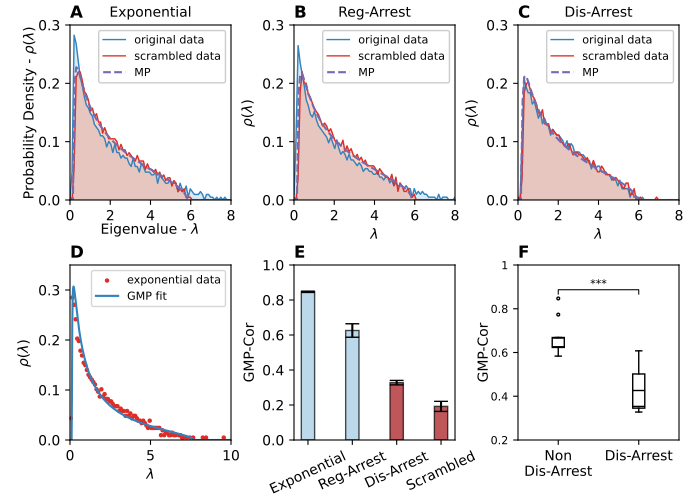

Recreate this plot in Python.
import src.analysis_functions as af
import src.data_functions as df
import matplotlib.pyplot as plt
from figure_functions import PanelFigure
import numpy as np
import pandas as pd
from scipy import stats
from scipy.stats import ttest_ind
from scipy.stats import t
import os
import importlib
from collections import OrderedDict

importlib.reload(af)
importlib.reload(df)
# ------------------------------------------------------------------
# BUILD FIGURE
# ------------------------------------------------------------------
def get_data_for_plot(path, norm=True, log=False, norm_method='sum', norm_sum=1):
    # get annotated matrix from file
    amat = df.read_from_csv(path)
    # calculate the eigenvalues and plot:
    m = amat.get_filtered_matrix().m
    pcs, pcs1 = af.get_eig_dist(m, norm=norm, log=log, norm_method=norm_method, norm_sum=norm_sum)
    return pcs, pcs1, m.shape[0]


def plot_eigvals(ax, pcs, pcs1, N, x_max, y_max, n_bins, x_label=True, y_label=True):
    # plot the eigenvalue distribution of the normalized filtered matrix
    # define limits and bin number
    P = len(pcs)
    scale = 1  # scale factor for the Marchenko-Pastur distribution
    edges = np.linspace(-0.1, x_max, num=n_bins)

    # remove zeros in pcs and pcs1
    # if alpha>1 adjust the scale factor to match theoretical results
    if P / N > 1:
        scale = N / P
        pcs = pcs[pcs != 0]
        pcs1 = pcs1[pcs1 != 0]

    # first plot
    counts, bins = np.histogram(pcs, bins=edges, density=True)
    ax.plot(bins[1:], scale * counts, color='#3182bd', linewidth=1, label='original data')
    ax.fill_between(bins[1:], scale * counts, 0, color='#9ecae1', alpha=.4)
    # second plot
    counts, bins = np.histogram(pcs1, bins=edges, density=True)
    ax.plot(bins[1:], scale * counts, color='#de2d26', linewidth=1, label='scrambled data')
    ax.fill_between(bins[1:], scale * counts, 0, color='#fc9272', alpha=.4)
    # plot analytical Marchenko-Pastur distribution
    x = np.linspace(-0.1, x_max, 100)
    y = [af.mp_distribution(val, P / N) for val in x]
    ax.plot(x, y, color='#756bb1', linestyle='dashed', label='MP')
    # labels and limits
    if x_label:
        ax.set_xlabel("$\lambda$", fontsize=fsize)
    if y_label:
        ax.set_ylabel(r"$\rho(\lambda)$", fontsize=fsize)
    ax.set_ylim(0, y_max)
    ax.set_xlim(0, x_max)
    # set x_ticks with difference of 2
    ax.set_xticks(np.arange(0, (x_max // 2) * 2 + 2, 2))
    # set y_ticks with difference of 0.1
    ax.set_yticks(np.arange(0, (y_max // 0.1) * 0.1 + 0.1, 0.1))
    ax.legend(facecolor='white', framealpha=1, fontsize=fsize-2, loc='upper right')
    # set the font size of the ticks
    ax.tick_params(axis='both', which='major', labelsize=fsize)


def format_p(p):
    if p < 0.0001:
        return '****'
    elif p < 0.001:
        return '***'
    elif p < 0.01:
        return '**'
    elif p < 0.05:
        return '*'
    else:
        return 'NS'

def panel_A(ax):
    nbins = 81
    x_max = 8
    y_max = 0.3
    norm = True
    log = False
    norm_method = 'sum'
    norm_sum = 1
    plt.rcParams.update({'font.size': fsize})
    file_name = ('sample_2b_filtered.csv')
    path = os.path.join(root_dir, 'data_for_paper', file_name)
    pcs, pcs1, N = get_data_for_plot(path, norm=norm, log=log, norm_method=norm_method, norm_sum=norm_sum)
    ax.set_title('Exponential', fontsize=fsize)
    plot_eigvals(ax, pcs, pcs1, N, x_max, y_max, nbins)
    ax.set_xlabel(r"Eigenvalue - $\lambda$", fontsize=fsize, labelpad=0)
    ax.set_ylabel(r"Probability Density - $\rho(\lambda)$", fontsize=fsize, labelpad=0)


def panel_B(ax):
    nbins = 81
    x_max = 8
    y_max = 0.3
    norm = True
    log = False
    norm_method = 'sum'
    norm_sum = 1
    plt.rcParams.update({'font.size': fsize})
    file_name = ('sample_15b_filtered.csv')
    path = os.path.join(root_dir, 'data_for_paper', file_name)
    pcs, pcs1, N = get_data_for_plot(path, norm=norm, log=log, norm_method=norm_method, norm_sum=norm_sum)
    ax.set_title('Reg-Arrest', fontsize=fsize)
    plot_eigvals(ax, pcs, pcs1, N, x_max, y_max, nbins)


def panel_C(ax):
    nbins = 81
    x_max = 8
    y_max = 0.3
    norm = True
    log = False
    norm_method = 'sum'
    norm_sum = 1
    plt.rcParams.update({'font.size': fsize})
    file_name = ('sample_15a_filtered.csv')
    path = os.path.join(root_dir, 'data_for_paper', file_name)
    pcs, pcs1, N = get_data_for_plot(path, norm=norm, log=log, norm_method=norm_method, norm_sum=norm_sum)
    ax.set_title('Dis-Arrest', fontsize=fsize)
    plot_eigvals(ax, pcs, pcs1, N, x_max, y_max, nbins)


def panel_D(ax):
    # set theme
    plt.style.use('default')
    # plot data with model fit:
    # load data
    fit_path = os.path.join(root_dir, 'model fit', 'fit_sample_2b.txt')
    data_path = os.path.join(root_dir, 'model fit', 'pc_data', 'sample_2b_filtered.csv')
    # get fit data
    fit_data = pd.read_csv(fit_path, sep='\t', header=None)
    # get data
    data = pd.read_csv(data_path)
    # remove zeros
    data = data[data['Y'] > 0]
    fit_data = fit_data[fit_data[0] > 0]
    # plot data and fit
    ax.scatter(data['X'], data['Y'], s=5, color='#de2d26', label='exponential data')
    ax.plot(fit_data[1], fit_data[0], color='#3182bd', label='GMP fit', linewidth=1.5)
    ax.set_xlabel('$\lambda$', fontsize=fsize)
    ax.set_ylabel(r'$\rho(\lambda)$', fontsize=fsize)
    ax.set_xlim(0, 10)
    ax.set_ylim(0, 0.35)
    # axis ticks
    ax.set_yticks(np.arange(0, 0.4, 0.1))
    # set tick fontsize
    ax.tick_params(axis='both', which='major', labelsize=fsize)
    ax.legend(fontsize=fsize-2, loc='upper right')


def panel_E(ax):
    # Create bar plot graph from model fit:
    # load data
    dataset_values = os.path.join(root_dir, 'scripts', 'figures', 'figure3', 'dataset_summary_no_plasmid_genes.csv')
    scrambled_values = os.path.join(root_dir, 'scripts', 'figures', 'figure3', 'scrambled_GMPcor.csv')
    # read data
    data = pd.read_csv(dataset_values)
    scrambled = pd.read_csv(scrambled_values)
    samples = {'sample_2b', 'sample_15b', 'sample_15a'}
    labels = {'sample_2b': 'Exponential','sample_13b': 'Reg-Arrest', 'sample_15b': 'Reg-Arrest','sample_13a': 'Dis-Arrest', 'sample_15a': 'Dis-Arrest'}
    colors = ["#9ecae1", "#9ecae1", "#a50f15","#a50f15"]
    # get data for the samples
    data = data[data['sample'].isin(samples)]
    # sort data
    data = data.sort_values('sigma fit', ascending=False)
    sigma_dict = {'Exponential': [], 'Reg-Arrest': [], 'Dis-Arrest': []}
    error_dict = {'Exponential': [], 'Reg-Arrest': [], 'Dis-Arrest': []}
    # get the sigma fit values
    for sample in samples:
        sigma_dict[labels[sample]].append(data[data['sample'] == sample]['sigma fit'].values[0])
        error_dict[labels[sample]].append(data[data['sample'] == sample]['standard error'].values[0])
    # create bar plot from dictionary
    labels = list(sigma_dict.keys())
    means = [np.mean(values) for values in sigma_dict.values()]
    errors = [np.mean(values) for values in error_dict.values()]  # standard error
    # add the scrambled values
    labels.append('Scrambled')
    means.append(scrambled['GMP-Cor'].mean())
    errors.append(scrambled['GMP-Cor'].std() / np.sqrt(len(scrambled)))  # standard error
    ax.bar(labels, means, yerr=errors, capsize=5,
           color=colors, edgecolor='black', alpha=0.7, width=0.3)

    ax.set_ylim([0, 1])
    ax.set_ylabel('GMP-Cor', fontsize=fsize)
    ax.set_xticks(range(len(labels)))
    ax.set_xticklabels(labels, rotation=25)
    ax.tick_params(axis='both', which='major', labelsize=fsize)


def panel_F(ax):
    path = os.path.join(root_dir, 'scripts', 'figures', 'figure3', 'dataset_summary_no_plasmid_genes.csv')
    data = pd.read_csv(path, header=0)
    ranking_param = 'sigma fit'
    # Sort values and compute rank
    data['Rank'] = data[ranking_param].rank(method='min').astype(int)
    # Split data into two groups based on labels
    group1 = data[data['class'] == 'reg'][ranking_param]
    group0 = data[data['class'] == 'dis'][ranking_param]
    c = "k"
    box = ax.boxplot([group1, group0], meanline=True, showmeans=True, patch_artist=True,
                     boxprops=dict(facecolor="None", color=c), whiskerprops=dict(color=c), capprops=dict(color=c),
                     flierprops=dict(markeredgecolor=c, markersize=2), medianprops=dict(color=c))
    for element in ['boxes', 'whiskers', 'caps', 'medians']:
        for item in box[element]:
            item.set_linewidth(1)
    for mean_line in box['means']:
        mean_line.set_linewidth(1)
        mean_line.set_color(c)
        mean_line.set_linestyle('solid')

    ax.set_xticklabels(['Non\nDis-Arrest', 'Dis-Arrest'], fontsize=fsize, rotation=0, ha='center')
    ax.set_ylabel('Enrichment score', fontsize=fsize, labelpad=0)
    ax.set_yticks([0.2, 0.4, 0.6, 0.8, 1])
    ax.set_ylim([0.2, 1])
    ax.set_yticklabels([0.2, 0.4, 0.6, 0.8, 1], fontsize=fsize - 2)
    # add u-test results
    u_stat, u_p = stats.mannwhitneyu(group1, group0)

    # Define the level of significance
    asterisks = format_p(u_p)
    # Add significance annotation
    x1, x2 = 1, 2  # x-coordinates of the box plots
    y, h = max(max(group1), max(group0))+0.02, 0.02  # y-position and height of the annotation
    ax.plot([x1, x1, x2, x2], [y, y + h, y + h, y], lw=.75, color='black')
    ax.text((x1 + x2) * 0.5, y + h, asterisks, ha='center', va='bottom', color='black', fontsize=fsize - 2)
    ax.set_ylabel(r'GMP-Cor', fontsize=fsize)


# Build figure 1:
fsize = 10
plt.close("all")
root_dir = os.path.dirname(os.path.dirname(os.getcwd()))
pf = PanelFigure(figsize=(7, 5), label_offset=(0, 0.04))
panel_pos = [
    [0.1, 0.6, 0.23, 0.35],  # A
    [0.42, 0.6, 0.23, 0.35],  # B
    [0.74, 0.6, 0.23, 0.35],  # C
    [0.1, 0.12, 0.23, 0.35],  # D
    [0.42, 0.12, 0.23, 0.35],  # E
    [0.74, 0.12, 0.23, 0.35]  # F
]
# panel A:
pf.add_panel(panel_pos[0], draw_func=panel_A)
# panel B:
pf.add_panel(panel_pos[1], draw_func=panel_B)
# panel C:
pf.add_panel(panel_pos[2], draw_func=panel_C)
# panel D:
pf.add_panel(panel_pos[3], draw_func=panel_D)
# panel E:
pf.add_panel(panel_pos[4], draw_func=panel_E)
# panel F:
pf.add_panel(panel_pos[5], draw_func=panel_F)
pf.save("figure3.pdf", dpi=300)
plt.show()
